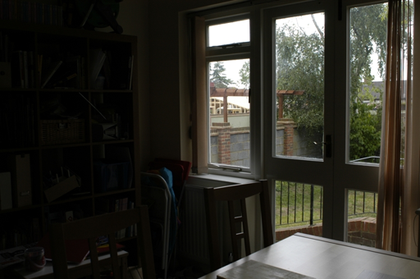
%> input picture methods/AW_MEF/code/image_sequence/B.png, 420 x 279 px, shrunk from 512 x 340 before the run
$ octave LCC_gaussi.m   (GNU Octave 9; MATLAB toolbox functions it lacks are replaced by stand-ins)
%> lines starting %> are read from the running program, lines starting %| are printed output that depends on the picture; in (x1, y1, x2, y2) boxes, pixels count from 0 and x2, y2 are one past the last pixel; in counts of white or black regions, pixels touching at a corner belong together; the program's own positions count from 1
clear,clc,close all
img = imread('D:\papers\Images\house\B.png');
%> img is the input picture: size 279x420x3 uint8; mean R, G, B 47.2, 45.7, 38.5
[R,C,ch] = size(img);
%> R = 279; C = 420; ch = 3
I = (zeros(R,C));
out_img = img;
r = img(:,:,1);
g = img(:,:,2);
b = img(:,:,3);
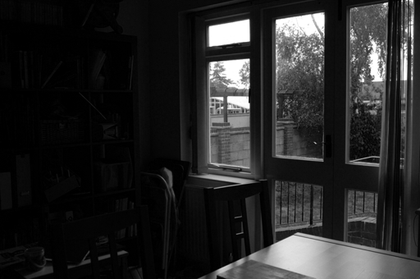
%> b: size 279x420 uint8; min 0, max 255, mean 38.5
for i=1:R
    for j=1:C
        I(i,j) = (r(i,j) +g(i,j)+b(i,j))/3;
    end
end
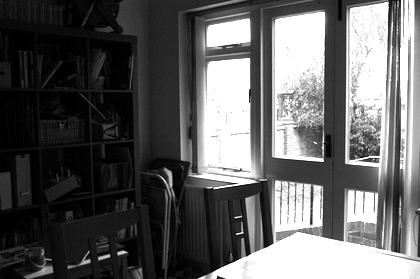
%> I: size 279x420 double; min 0, max 85, mean 32.3; drawn with min black and max white
figure,imshow(I)
%> after `imshow(I)`:
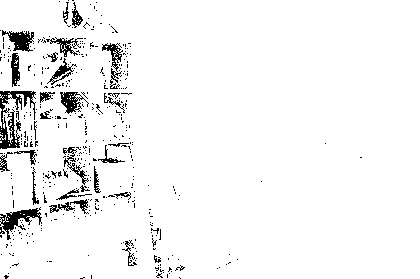
%> displayed picture: size 279x420, on the screen's scale of 0 to 255; 95.2% white; black in thin lines or dots, all inside (x1, y1, x2, y2) = (0, 0, 362, 279)
% I=uint8(I*255);
% figure,imshow(I)
Revert_I = (ones(R,C)*255);
Mask = (Revert_I - I);figure(),imshow(Mask),title('Mask');
%> after `Mask = (Revert_I - I)`:
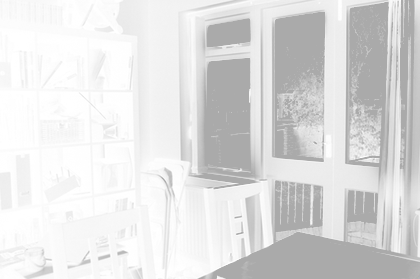
%> Mask: size 279x420 double; min 170, max 255, mean 222.7
Mask = uint8(Mask);
%> Mask: size 279x420 uint8
Mask_core = fspecial('gaussian',[41 41]);
M = imfilter(Mask,Mask_core,'replicate');

lump = 2.^((128-double(M))/128.0);
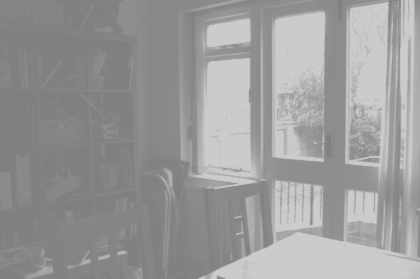
%> lump: size 279x420 double; min 0.503, max 0.797, mean 0.608
lump_3 = repmat(lump,[1 1 3]);
value = uint8((255*(double(I)/255.0)).^lump_3);
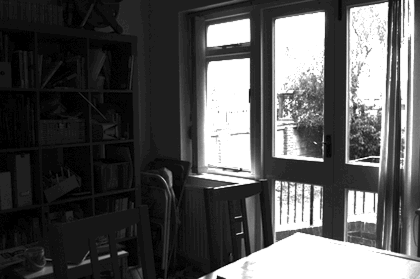
%> value: size 279x420x3 uint8; min 0, max 34, mean 11.4; drawn with min black and max white
figure,imshow([img value])
%> after `imshow([img value])`:
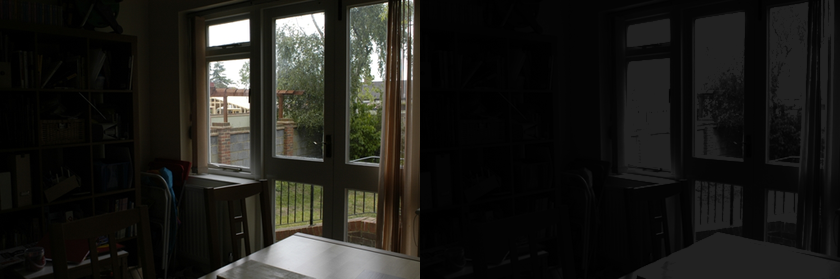
%> displayed picture: size 279x840x3, on the screen's scale of 0 to 255; mean R, G, B 29.3, 28.5, 24.9
% lcc = real(255 * ((I / 255) .^ (2 .^((128 - M) / 128))));


% T = cat(3,lcc,lcc,lcc);
% imshow([img T])
